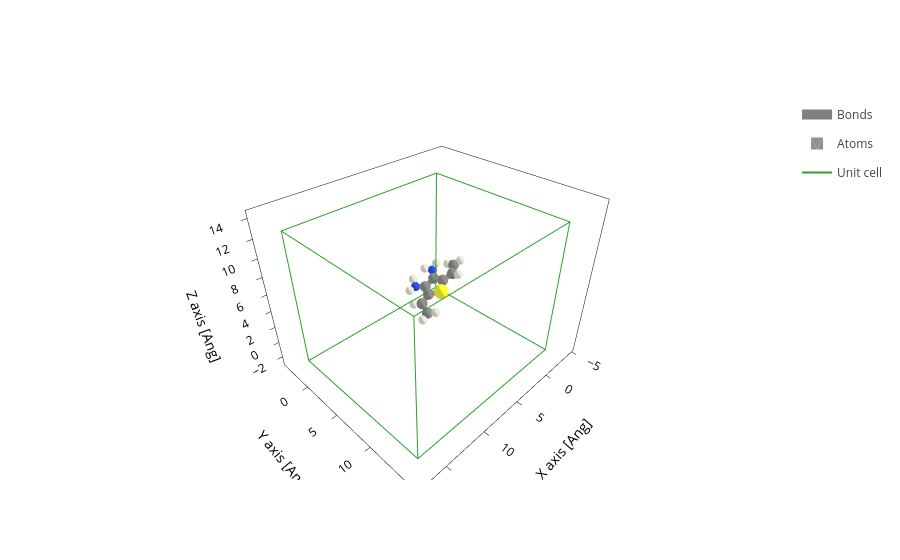

This figure's notebook cell:
### Code cell
molecule.plot()

### Figure 1 — Plotly figure (JSON) as saved in the notebook; plotly's stock layout.template omitted (floating-point values rounded to 4 significant figures; data arrays with more than 128 entries replaced by an {"elided": "..."} marker saying what was removed)
{"data": [{"line": {"color": "gray", "width": 10}, "meta": {}, "mode": "lines", "name": "Bonds", "opacity": 1, "type": "scatter3d", "x": {"elided": "441 float values"}, "y": {"elided": "441 float values"}, "z": {"elided": "441 float values"}}, {"alphahull": 0, "color": "#909090", "hovertemplate": "%{meta.position}", "legendgroup": "Atoms", "meta": {"meta": {"Atoms_i": 0}, "position": "(0.39, -1.38, -0.38)"}, "name": "Atoms", "opacity": 1, "showlegend": true, "showscale": false, "type": "mesh3d", "x": {"elided": "225 float values"}, "y": {"elided": "225 float values"}, "z": {"elided": "225 float values"}}, {"alphahull": 0, "color": "#909090", "hovertemplate": "%{meta.position}", "legendgroup": "Atoms", "meta": {"meta": {"Atoms_i": 1}, "position": "(-0.83, -1.19, 0.33)"}, "name": "Atoms", "opacity": 1, "showlegend": false, "showscale": false, "type": "mesh3d", "x": {"elided": "225 float values"}, "y": {"elided": "225 float values"}, "z": {"elided": "225 float values"}}, {"alphahull": 0, "color": "#909090", "hovertemplate": "%{meta.position}", "legendgroup": "Atoms", "meta": {"meta": {"Atoms_i": 2}, "position": "(-1.05, 0.14, 0.61)"}, "name": "Atoms", "opacity": 1, "showlegend": false, "showscale": false, "type": "mesh3d", "x": {"elided": "225 float values"}, "y": {"elided": "225 float values"}, "z": {"elided": "225 float values"}}, {"alphahull": 0, "color": "#FFFF30", "hovertemplate": "%{meta.position}", "legendgroup": "Atoms", "meta": {"meta": {"Atoms_i": 3}, "position": "(0.19, 1.10, 0.02)"}, "name": "Atoms", "opacity": 1, "showlegend": false, "showscale": false, "type": "mesh3d", "x": {"elided": "225 float values"}, "y": {"elided": "225 float values"}, "z": {"elided": "225 float values"}}, {"alphahull": 0, "color": "#909090", "hovertemplate": "%{meta.position}", "legendgroup": "Atoms", "meta": {"meta": {"Atoms_i": 4}, "position": "(1.04, -0.19, -0.61)"}, "name": "Atoms", "opacity": 1, "showlegend": false, "showscale": false, "type": "mesh3d", "x": {"elided": "225 float values"}, "y": {"elided": "225 float values"}, "z": {"elided": "225 float values"}}, {"alphahull": 0, "color": "#909090", "hovertemplate": "%{meta.position}", "legendgroup": "Atoms", "meta": {"meta": {"Atoms_i": 5}, "position": "(-2.15, 0.67, 1.29)"}, "name": "Atoms", "opacity": 1, "showlegend": false, "showscale": false, "type": "mesh3d", "x": {"elided": "225 float values"}, "y": {"elided": "225 float values"}, "z": {"elided": "225 float values"}}, {"alphahull": 0, "color": "#3050F8", "hovertemplate": "%{meta.position}", "legendgroup": "Atoms", "meta": {"meta": {"Atoms_i": 6}, "position": "(-1.69, -2.24, 0.69)"}, "name": "Atoms", "opacity": 1, "showlegend": false, "showscale": false, "type": "mesh3d", "x": {"elided": "225 float values"}, "y": {"elided": "225 float values"}, "z": {"elided": "225 float values"}}, {"alphahull": 0, "color": "#3050F8", "hovertemplate": "%{meta.position}", "legendgroup": "Atoms", "meta": {"meta": {"Atoms_i": 7}, "position": "(0.85, -2.64, -0.78)"}, "name": "Atoms", "opacity": 1, "showlegend": false, "showscale": false, "type": "mesh3d", "x": {"elided": "225 float values"}, "y": {"elided": "225 float values"}, "z": {"elided": "225 float values"}}, {"alphahull": 0, "color": "#909090", "hovertemplate": "%{meta.position}", "legendgroup": "Atoms", "meta": {"meta": {"Atoms_i": 8}, "position": "(2.27, -0.04, -1.27)"}, "name": "Atoms", "opacity": 1, "showlegend": false, "showscale": false, "type": "mesh3d", "x": {"elided": "225 float values"}, "y": {"elided": "225 float values"}, "z": {"elided": "225 float values"}}, {"alphahull": 0, "color": "#EDEADE", "hovertemplate": "%{meta.position}", "legendgroup": "Atoms", "meta": {"meta": {"Atoms_i": 9}, "position": "(-1.15, -3.08, 0.78)"}, "name": "Atoms", "opacity": 1, "showlegend": false, "showscale": false, "type": "mesh3d", "x": {"elided": "225 float values"}, "y": {"elided": "225 float values"}, "z": {"elided": "225 float values"}}, {"alphahull": 0, "color": "#EDEADE", "hovertemplate": "%{meta.position}", "legendgroup": "Atoms", "meta": {"meta": {"Atoms_i": 10}, "position": "(-2.12, -2.04, 1.57)"}, "name": "Atoms", "opacity": 1, "showlegend": false, "showscale": false, "type": "mesh3d", "x": {"elided": "225 float values"}, "y": {"elided": "225 float values"}, "z": {"elided": "225 float values"}}, {"alphahull": 0, "color": "#EDEADE", "hovertemplate": "%{meta.position}", "legendgroup": "Atoms", "meta": {"meta": {"Atoms_i": 11}, "position": "(1.85, -2.61, -0.87)"}, "name": "Atoms", "opacity": 1, "showlegend": false, "showscale": false, "type": "mesh3d", "x": {"elided": "225 float values"}, "y": {"elided": "225 float values"}, "z": {"elided": "225 float values"}}, {"alphahull": 0, "color": "#EDEADE", "hovertemplate": "%{meta.position}", "legendgroup": "Atoms", "meta": {"meta": {"Atoms_i": 12}, "position": "(0.61, -3.33, -0.09)"}, "name": "Atoms", "opacity": 1, "showlegend": false, "showscale": false, "type": "mesh3d", "x": {"elided": "225 float values"}, "y": {"elided": "225 float values"}, "z": {"elided": "225 float values"}}, {"alphahull": 0, "color": "#909090", "hovertemplate": "%{meta.position}", "legendgroup": "Atoms", "meta": {"meta": {"Atoms_i": 13}, "position": "(2.71, 1.33, -1.68)"}, "name": "Atoms", "opacity": 1, "showlegend": false, "showscale": false, "type": "mesh3d", "x": {"elided": "225 float values"}, "y": {"elided": "225 float values"}, "z": {"elided": "225 float values"}}, {"alphahull": 0, "color": "#EDEADE", "hovertemplate": "%{meta.position}", "legendgroup": "Atoms", "meta": {"meta": {"Atoms_i": 14}, "position": "(2.85, -0.83, -1.46)"}, "name": "Atoms", "opacity": 1, "showlegend": false, "showscale": false, "type": "mesh3d", "x": {"elided": "225 float values"}, "y": {"elided": "225 float values"}, "z": {"elided": "225 float values"}}, {"alphahull": 0, "color": "#EDEADE", "hovertemplate": "%{meta.position}", "legendgroup": "Atoms", "meta": {"meta": {"Atoms_i": 15}, "position": "(2.17, 2.14, -1.44)"}, "name": "Atoms", "opacity": 1, "showlegend": false, "showscale": false, "type": "mesh3d", "x": {"elided": "225 float values"}, "y": {"elided": "225 float values"}, "z": {"elided": "225 float values"}}, {"alphahull": 0, "color": "#EDEADE", "hovertemplate": "%{meta.position}", "legendgroup": "Atoms", "meta": {"meta": {"Atoms_i": 16}, "position": "(3.59, 1.44, -2.16)"}, "name": "Atoms", "opacity": 1, "showlegend": false, "showscale": false, "type": "mesh3d", "x": {"elided": "225 float values"}, "y": {"elided": "225 float values"}, "z": {"elided": "225 float values"}}, {"alphahull": 0, "color": "#909090", "hovertemplate": "%{meta.position}", "legendgroup": "Atoms", "meta": {"meta": {"Atoms_i": 17}, "position": "(-3.32, -0.23, 1.58)"}, "name": "Atoms", "opacity": 1, "showlegend": false, "showscale": false, "type": "mesh3d", "x": {"elided": "225 float values"}, "y": {"elided": "225 float values"}, "z": {"elided": "225 float values"}}, {"alphahull": 0, "color": "#EDEADE", "hovertemplate": "%{meta.position}", "legendgroup": "Atoms", "meta": {"meta": {"Atoms_i": 18}, "position": "(-2.16, 1.62, 1.59)"}, "name": "Atoms", "opacity": 1, "showlegend": false, "showscale": false, "type": "mesh3d", "x": {"elided": "225 float values"}, "y": {"elided": "225 float values"}, "z": {"elided": "225 float values"}}, {"alphahull": 0, "color": "#EDEADE", "hovertemplate": "%{meta.position}", "legendgroup": "Atoms", "meta": {"meta": {"Atoms_i": 19}, "position": "(-3.30, -1.20, 1.34)"}, "name": "Atoms", "opacity": 1, "showlegend": false, "showscale": false, "type": "mesh3d", "x": {"elided": "225 float values"}, "y": {"elided": "225 float values"}, "z": {"elided": "225 float values"}}, {"alphahull": 0, "color": "#EDEADE", "hovertemplate": "%{meta.position}", "legendgroup": "Atoms", "meta": {"meta": {"Atoms_i": 20}, "position": "(-4.11, 0.15, 2.07)"}, "name": "Atoms", "opacity": 1, "showlegend": false, "showscale": false, "type": "mesh3d", "x": {"elided": "225 float values"}, "y": {"elided": "225 float values"}, "z": {"elided": "225 float values"}}, {"meta": {}, "mode": "lines", "name": "Unit cell", "type": "scatter3d", "x": [0.0, 0.0, 17.7, 17.7, 0.0, 0.0, NaN, 0.0, 0.0, 0.0, 17.7, 17.7, 0.0, NaN, 17.7, 17.7, NaN, 17.7, 17.7], "y": [0.0, 15.47, 15.47, 15.47, 15.47, 15.47, NaN, 15.47, 0.0, 0.0, 0.0, 0.0, 0.0, NaN, 15.47, 0.0, NaN, 15.47, 0.0], "z": [0.0, 0.0, 0.0, 14.23, 14.23, 0.0, NaN, 14.23, 14.23, 0.0, 0.0, 14.23, 14.23, NaN, 0.0, 0.0, NaN, 14.23, 14.23]}], "layout": {"scene": {"aspectmode": "data", "xaxis": {"title": {"text": "X axis [Ang]"}}, "yaxis": {"title": {"text": "Y axis [Ang]"}}, "zaxis": {"title": {"text": "Z axis [Ang]"}}}, "xaxis": {"scaleanchor": "y", "scaleratio": 1, "title": {"text": "X axis [Ang]"}}, "yaxis": {"title": {"text": "Y axis [Ang]"}}}}
